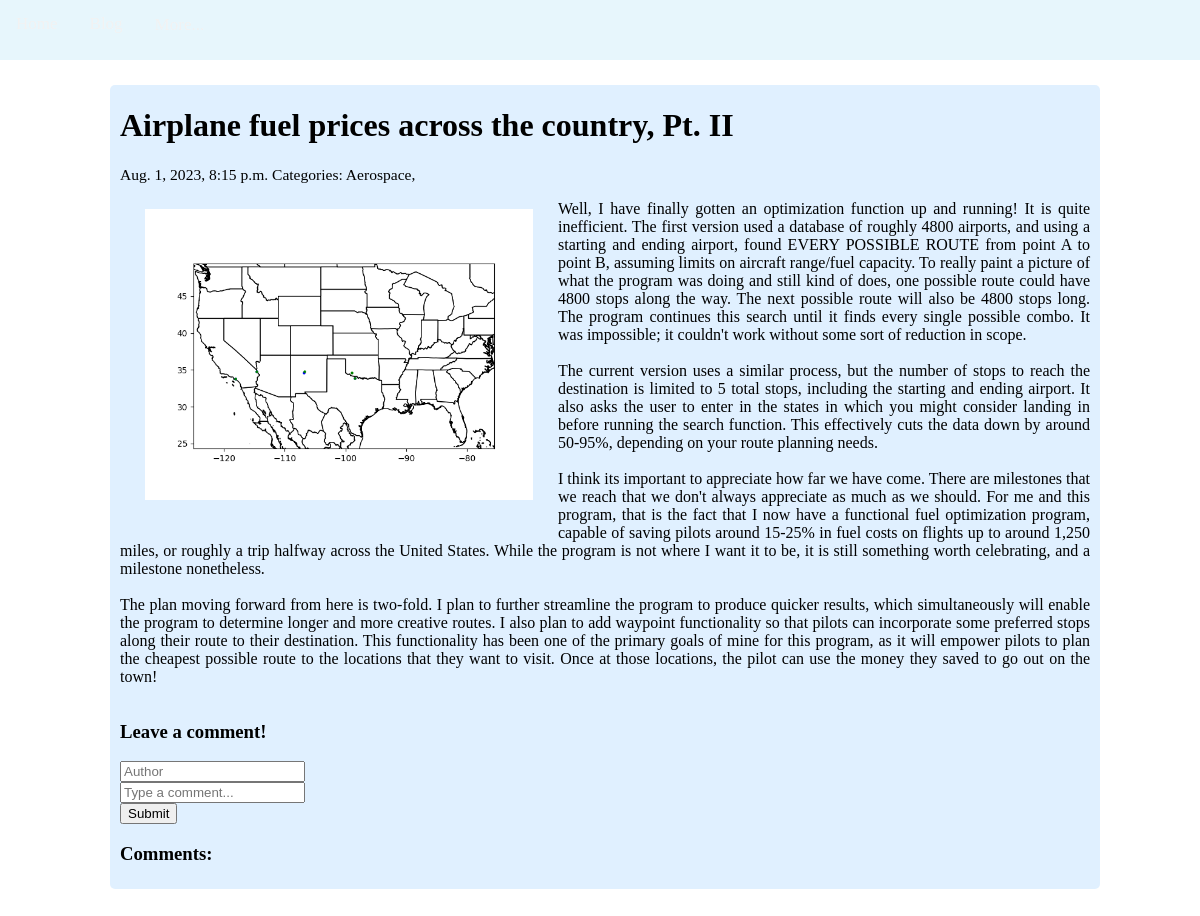
Screenshot of /blog/15/ with the database file from the repository.
### blog/models.py (models this page shows)
class Post(models.Model):
    title = models.CharField(max_length=255)
    body = models.TextField()
    created_on = models.DateTimeField(auto_now_add=True)
    last_modified = models.DateTimeField(auto_now=True)
    categories = models.ManyToManyField("category", related_name="posts")
    image = models.ImageField(upload_to='images')
    class Meta:
        ordering = ['-created_on']

class Category(models.Model):
    name = models.CharField(max_length=20)
    caption = models.CharField(max_length=255)
    image = models.ImageField(upload_to='images')

### blog/views.py (the view, shortened to what this page needs)
# urls.py: path('<int:pk>/', views.blog_detail, name='blog_detail'),
def blog_detail(request, pk):
    post = Post.objects.get(pk=pk)
    image = post.image
    form = CommentForm()
    comments = Comment.objects.filter(post=post)
    context = {
        "post": post,
        "comments": comments,
        "form": form,
        "image": '<image src="{% static "' + str(image) + '" %} alt="img">'
    }
    return render(request, 'blog_detail.html', context)

### blog/forms.py
class CommentForm(forms.Form):
    author = forms.CharField(max_length=60, label="Author", widget=forms.TextInput(attrs={'placeholder': 'Author'}))
    body = forms.CharField(label="Comment", widget=forms.TextInput(attrs={'placeholder': 'Type a comment...'}))

### blog/templates/blog_detail.html (shortened to what this page needs)
{% extends 'base_generic.html' %}
{% block content %}
<div class="blog-container">
    <div class="blog-post">
    <h1>{{ post.title }}</h1>
        <div class="blog-post-subheader">
            <small>
                {{ post.created_on }}
                Categories:
                {% for category in post.categories.all %}
                <a href="{% url 'blog_category' category.name %}">
                    {{ category.name }},
                </a>
                {% endfor %}
            </small>
        </div>
    <div class="blog-post-content">
        <img class="blog-post-image" src="{{ post.image.url }}">
        <p>{{ post.body | linebreaksbr }}</p>
    </div>
    <div class="blog-post-comments">
        <h3>Leave a comment!</h3>
        <form action="/blog/{{ post.pk }}/" method="POST">
            <div class="form-group">
                {{ form.author }}
            </div>
            <div class="form-group">
                {{ form.body }}
            </div>
            <button type="submit" class="btn-primary">Submit</button>
        </form>
        <h3>Comments:</h3>
    </div>
    </div>
</div>
{% endblock %}

### myblogsite/static/style1.css (style rules this page uses)
body { background-image: url('IMG_5010.jpg'); background-position: top center; background-attachment: scroll; width: 100%; background-size: cover; background-repeat: no-repeat; margin: 0; display: grid; place-items: center; }
.blog-container { background-color: rgba(137, 207, 240,0); margin: 60px 50px 50px 60px; padding: 20px 50px 20px; text-align: center; }
.blog-post { background-color: rgba(224, 240, 255,.98); padding: 1px 10px 5px 10px; text-align: left; border-radius: 5px; margin-top: 5px; display:grid; }
.blog-post a { text-decoration: none; color: black; }
.blog-post p { text-align: justify; }
.blog-post-subheader { display: grid; font-size: 14pt; }
.blog-post-image { width: 40%; float: left; margin: 25px; object-position: center top; }

### rows the page displays
Post: title "Airplane fuel prices across the country, Pt. II", created_on "Aug. 1, 2023, 8:15 p.m.", image (picture), body "Well, I have finally gotten an optimization function up and running! It is quite inefficient. The first version used a database of roughly 4800 airports, and using a starting and ending airport, found EVERY POSSIBLE ROUTE from point A to point B, assuming limits on aircraft range/fuel capacity. To really paint a picture of what the program was doing and still kind of does, one possible route could have 4800 stops along the way. The next possible route will also be 4800 stops long. The program continues this search until it finds every single possible combo. It was impossible; it couldn't work without some sort of reduction in scope. The current version uses a similar process, but the number…"
Category: name "Aerospace"
